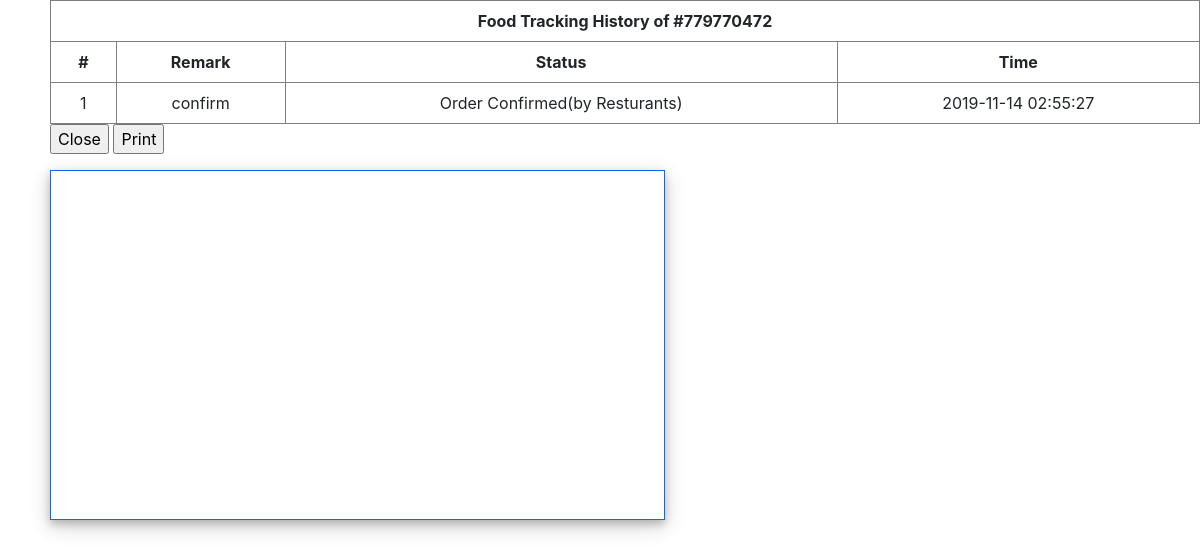
The app's page /trackorder.php?oid=779770472 with its own data.
### tables this page shows
CREATE TABLE `tbl_foodtracking` (
  `id` int(11) NOT NULL,
  `orderId` int(11) DEFAULT NULL,
  `remark` varchar(200) DEFAULT NULL,
  `status` varchar(50) DEFAULT NULL,
  `statusDate` timestamp NULL DEFAULT CURRENT_TIMESTAMP,
  `orderCancelled` int(1) DEFAULT NULL,
  `adminId` int(11) DEFAULT NULL
);

### trackorder.php (the view, shortened to what this page needs)
<?php
include_once 'includes/dbconnection.php';
 ?>
<!DOCTYPE html PUBLIC "-//W3C//DTD XHTML 1.0 Transitional//EN" "http://www.w3.org/TR/xhtml1/DTD/xhtml1-transitional.dtd">
<html xmlns="http://www.w3.org/1999/xhtml">
<head>
    <link rel="stylesheet" href="css/map.css">
    <link rel="stylesheet" href="https://maxcdn.bootstrapcdn.com/bootstrap/4.0.0/css/bootstrap.min.css">
<script src="https://maxcdn.bootstrapcdn.com/bootstrap/4.0.0/js/bootstrap.min.js"></script></head>
<body>
<div style="margin-left:50px;">
<?php
$orderid=intval($_GET['oid']);
$ret=mysqli_query($con,"select tbl_foodtracking.orderCancelled,tbl_foodtracking.remark,tbl_foodtracking.status as status,tbl_foodtracking.statusDate from tbl_foodtracking where tbl_foodtracking.orderId ='$orderid'");
$cnt=1;
 ?>
<table border="1"  cellpadding="10" style="border-collapse: collapse; border-spacing:0; width: 100%; text-align: center;">
  <tr align="center">
   <th colspan="4" >Food Tracking History of #<?php echo  $orderid;?></th>
  </tr>
  <tr>
    <th>#</th>
    <th>Remark</th>
    <th>Status</th>
    <th>Time</th>
   </tr>
<?php
while ($row=mysqli_fetch_array($ret)) {
  $cancelledby=$row['orderCancelled'];
  ?>
<tr>
  <td><?php echo $cnt;?></td>
  <td><?php  echo $row['remark'];?></td>
  <td><?php  echo $row['status'];
if($cancelledby==1){
echo "("."by user".")";
} else {
echo "("."by Resturants".")";
}
  ?></td>
   <td><?php  echo $row['statusDate'];?></td>
</tr>
<?php $cnt=$cnt+1;} ?>
</table>
     <p >
      <input name="Submit2" type="submit" class="txtbox4" value="Close" onClick="return f2();" style="cursor: pointer;"  />   <input name="Submit2" type="submit" class="txtbox4" value="Print" onClick="return f3();" style="cursor: pointer;"  /></p>
      <?php
        $orderid=intval($_GET['oid']);
		$ret=mysqli_query($con,"select * from tbl_foodtracking where status='Order Confirmed' and orderId='$orderid'");
		while ($row=mysqli_fetch_array($ret)) {
		?>
          <div id="map-canvas" style="height:350px;width:615px;border: 1px solid #056af7;"></div>
		<?php
		}?>
</div>
</body>
</html>

### css/map.css (style rules this page uses)
body, html { height: 100%; }
#map-canvas { height:350px; width:620px; border: 1px solid #056af7; box-shadow: 0 4px 8px 0 rgba(0, 0, 0, 0.2), 0 6px 20px 0 rgba(0, 0, 0, 0.19); }

### records on screen
tbl_foodtracking: remark "confirm", status "Order Confirmed", statusDate "2019-11-14 02:55:27"

### other values on screen
$orderid "779770472"
